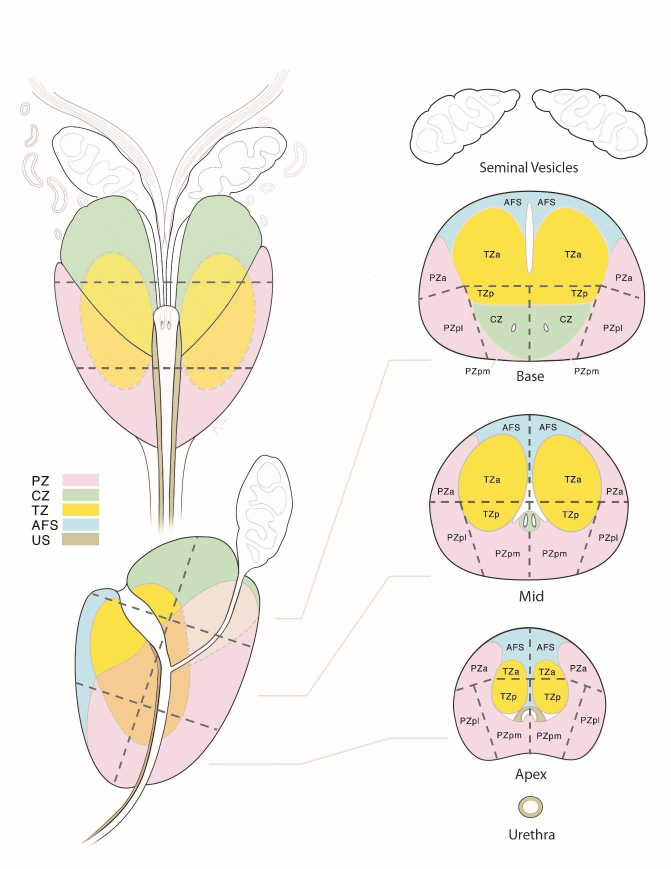
#> input picture Other/reference/pirads_v2.1_sector_map.png, 1342 x 1737 px (shown at 1/2 size)
$ python prepare_longitudinal_regions.py
#> lines starting #> are read from the running program, lines starting #| are printed output that depends on the picture; after the words box and inside, x2 and y2 are one past the last pixel; in counts of white or black regions, pixels touching at a corner belong together
#!/usr/bin/env python3
"""Derive the 12 coronal and sagittal level regions from the printed reference.

Coronal: base, mid and apex bands split by the two printed dashed lines, times
image left and right of the symmetry axis. Sagittal: the same three levels split
by the two slanted dashed lines, times anterior and posterior of the long dashed
line. The organ outline comes from the coloured zones of the sector map.

Writes longitudinal_regions.json and longitudinal_regions_preview.png. Run once;
the output is checked in. Regions are for Gemini and code only, not the doctor UI.
"""

import hashlib
import json
from pathlib import Path

import cv2 as cv
import numpy as np

HERE = Path(__file__).resolve().parent
MAP = HERE / "pirads_v2.1_sector_map.png"
JSON_OUT = HERE / "longitudinal_regions.json"
PREVIEW_OUT = HERE / "longitudinal_regions_preview.png"

CORONAL_BOUNDS = (0, 140, 650, 950)
SAGITTAL_BOUNDS = (70, 890, 650, 820)
CORONAL_AXIS_X = 327
# Approximate dashed-line endpoints read off a 50 px grid, in crop pixels.
# Only used to select dash pixels; the line itself is fitted.
SAGITTAL_LINES = {
    "anterior_posterior": [(325, 185), (160, 670)],
    "base_mid": [(115, 297), (430, 402)],
    "mid_apex": [(80, 475), (365, 570)],
}


def organ_mask(image, bounds, convex=False):
    """Coloured zone pixels, closed, hole-filled, minus thin urethra tails.

    The coronal gland is two lobes split by the white urethra, so it takes the
    convex hull of both lobes. The sagittal gland is concave at the top, so it
    keeps the outline.
    """
    x, y, w, h = bounds
    hsv = cv.cvtColor(image[y:y + h, x:x + w], cv.COLOR_BGR2HSV)
    colour = (hsv[:, :, 1] > 25).astype(np.uint8)
    colour = cv.morphologyEx(colour, cv.MORPH_CLOSE, cv.getStructuringElement(cv.MORPH_ELLIPSE, (15, 15)))
    # Opening removes the urethra stripe that runs out of the gland; the gland stays.
    colour = cv.morphologyEx(colour, cv.MORPH_OPEN, cv.getStructuringElement(cv.MORPH_ELLIPSE, (41, 41)))
    count, labels, stats, _ = cv.connectedComponentsWithStats(colour)
    areas = stats[1:, cv.CC_STAT_AREA]
    organ = np.isin(labels, 1 + np.nonzero(areas > .2 * areas.max())[0]).astype(np.uint8)
    contours, _ = cv.findContours(organ, cv.RETR_EXTERNAL, cv.CHAIN_APPROX_NONE)
    if convex:
        contours = [cv.convexHull(np.concatenate(contours))]
    filled = np.zeros_like(organ)
    cv.drawContours(filled, contours, -1, 1, cv.FILLED)
    return filled.astype(bool)


def coronal_cuts(image, bounds):
    """Rows of the two horizontal dashed lines, in crop pixels."""
    x, y, w, h = bounds
    gray = cv.cvtColor(image[y:y + h, x:x + w], cv.COLOR_BGR2GRAY)
    dark_per_row = ((gray > 70) & (gray < 135)).sum(axis=1)
    rows = np.argsort(dark_per_row)[::-1]
    picked = []
    for row in rows:
        if all(abs(row - p) > 20 for p in picked):
            picked.append(int(row))
        if len(picked) == 2:
            break
    return sorted(picked)


def fit_sagittal_lines(image, bounds):
    x, y, w, h = bounds
    hsv = cv.cvtColor(image[y:y + h, x:x + w], cv.COLOR_BGR2HSV)
    gray = cv.cvtColor(image[y:y + h, x:x + w], cv.COLOR_BGR2GRAY)
    dash = (gray > 70) & (gray < 135) & (hsv[:, :, 1] < 25)
    ys, xs = np.nonzero(dash)
    points = np.c_[xs, ys].astype(np.float32)
    lines = {}
    for name, (a, b) in SAGITTAL_LINES.items():
        a, b = np.float32(a), np.float32(b)
        direction = (b - a) / np.linalg.norm(b - a)
        normal = np.float32([-direction[1], direction[0]])
        along = (points - a) @ direction
        selected = points[(np.abs((points - a) @ normal) < 10) & (along > -20) & (along < np.linalg.norm(b - a) + 20)]
        vx, vy, cx, cy = cv.fitLine(selected, cv.DIST_HUBER, 0, .01, .01).ravel()
        lines[name] = {"point": [float(cx), float(cy)], "direction": [float(vx), float(vy)], "dash_pixels": int(len(selected))}
    return lines


def side_of(line, shape):
    """Signed distance of every crop pixel from a fitted line."""
    h, w = shape
    yy, xx = np.mgrid[0:h, 0:w].astype(np.float32)
    (cx, cy), (vx, vy) = line["point"], line["direction"]
    return (xx - cx) * vy - (yy - cy) * vx


def polygon(mask, offset):
    contours, _ = cv.findContours(mask.astype(np.uint8), cv.RETR_EXTERNAL, cv.CHAIN_APPROX_SIMPLE)
    contour = max(contours, key=cv.contourArea)
    contour = cv.approxPolyDP(contour, 1.0, True)
    return (contour[:, 0] + offset).astype(int).tolist()


def main():
    image = cv.imread(str(MAP))
#> image is the input picture: shape (1737, 1342, 3); mean B, G, R 228.3, 241.2, 245.9
    regions = []

    x, y, w, h = CORONAL_BOUNDS
    organ = organ_mask(image, CORONAL_BOUNDS, convex=True)
#> in organ_mask, `hsv = cv.cvtColor(image[y:y + h, x:x + w], cv.COLOR_BGR2HSV)`: hsv: shape (950, 650, 3); mean H, S, V 33.6, 21.8, 245
#> in organ_mask, `colour = (hsv[:, :, 1] > 25).astype(np.uint8)`:
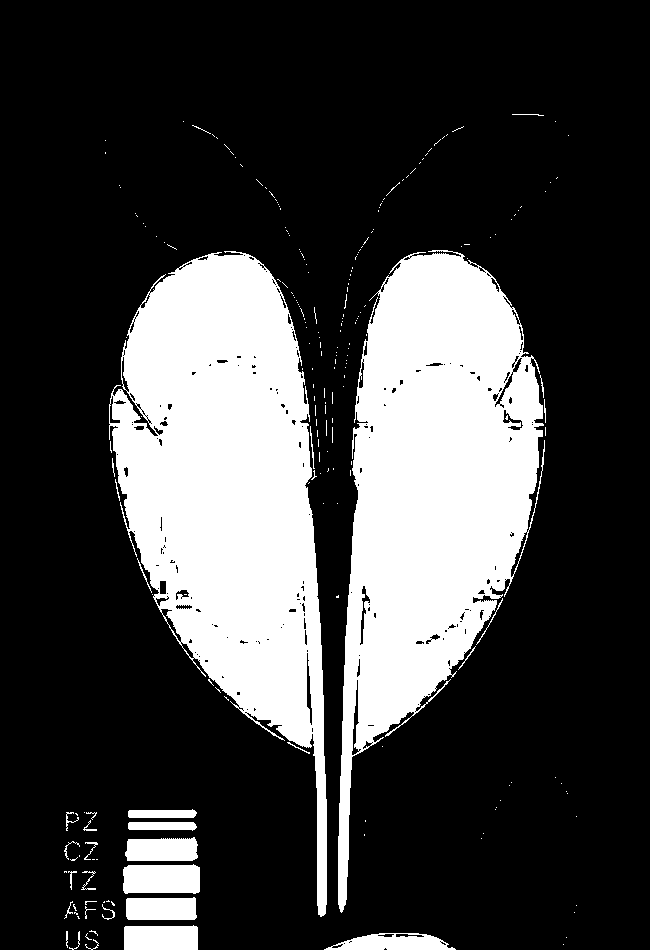
#> colour: shape (950, 650); values 0 (black) and 1 (white), 25.4% white; 231 white regions (198 under 20 px), largest, box (x1, y1, x2, y2) and area: (109, 251, 327, 917) 74944, (338, 250, 545, 913) 70887, (123, 864, 200, 894) 2136
#> in organ_mask, `colour = cv.morphologyEx(colour, cv.MORPH_CLOSE, cv.getStructuringElem..`: colour: shape (950, 650); values 0 (black) and 1 (white), 28.1% white; 109 white regions (101 under 20 px), largest, box (x1, y1, x2, y2) and area: (109, 244, 546, 917) 157934, (64, 809, 200, 950) 12720, (324, 933, 456, 950) 1635
#> in organ_mask, `colour = cv.morphologyEx(colour, cv.MORPH_OPEN, cv.getStructuringEleme..`: colour: shape (950, 650); values 0 (black) and 1 (white), 26.1% white; 3 white regions, box (x1, y1, x2, y2) and area: (109, 251, 333, 749) 78567, (342, 250, 546, 748) 73045, (122, 810, 200, 950) 9756
#> in organ_mask, `count, labels, stats, _ = cv.connectedComponentsWithStats(colour)`:
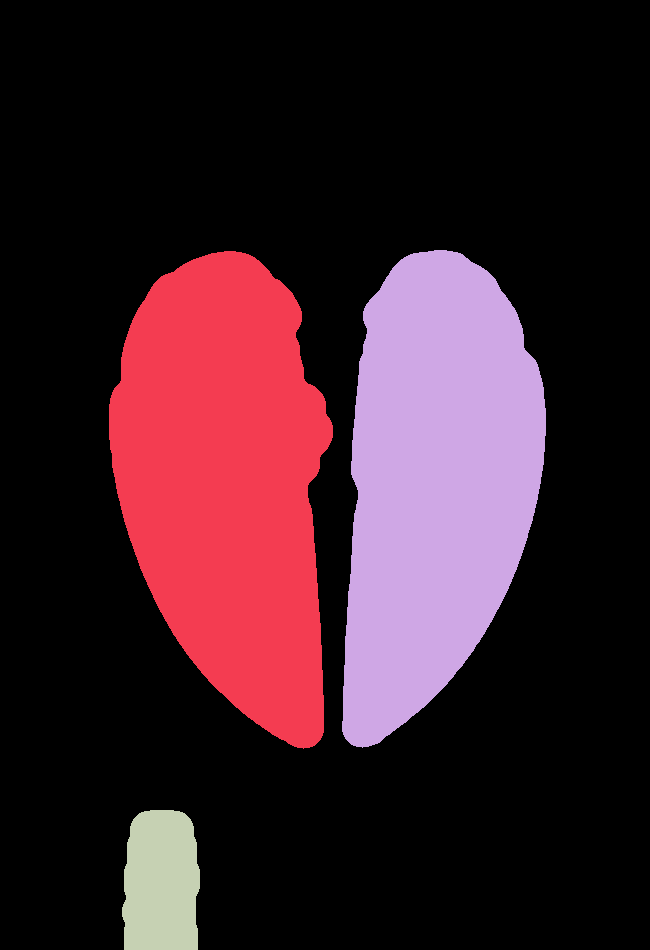
#> labels: shape (950, 650) int32; 4 distinct labels, from 0 to 3; one colour per label, 0 black
#> in organ_mask, `count, labels, stats, _ = cv.connectedComponentsWithStats(colour)`: count = 4; stats = [[0, 0, 650, 950, 456132], [109, 251, 224, 498, 78567], [342, 250, 204, 498, 73045], [122, 810, 78, 140, 9756]]
#> in organ_mask, `areas = stats[1:, cv.CC_STAT_AREA]`: areas = [78567, 73045, 9756]
#> in organ_mask, `organ = np.isin(labels, 1 + np.nonzero(areas > .2 * areas.max())[0]).a..`: organ: shape (950, 650); values 0 (black) and 1 (white), 24.6% white; 2 white regions
#> in organ_mask, `contours, _ = cv.findContours(organ, cv.RETR_EXTERNAL, cv.CHAIN_APPROX..`: contours = 2 contours; box (x1, y1, x2, y2) and area: (109, 251, 333, 749) 78016, (342, 250, 546, 748) 72504
#> in organ_mask, `contours = [cv.convexHull(np.concatenate(contours))]`: contours = 1 contour; box (x1, y1, x2, y2) and area: (109, 250, 546, 749) 173516
#> in organ_mask, `cv.drawContours(filled, contours, -1, 1, cv.FILLED)`: filled: shape (950, 650); values 0 (black) and 1 (white), 28.2% white; 1 white region, box (x1, y1, x2, y2) and area: (109, 250, 546, 749) 174206
    upper, lower = coronal_cuts(image, CORONAL_BOUNDS)
#> in coronal_cuts, `gray = cv.cvtColor(image[y:y + h, x:x + w], cv.COLOR_BGR2GRAY)`:
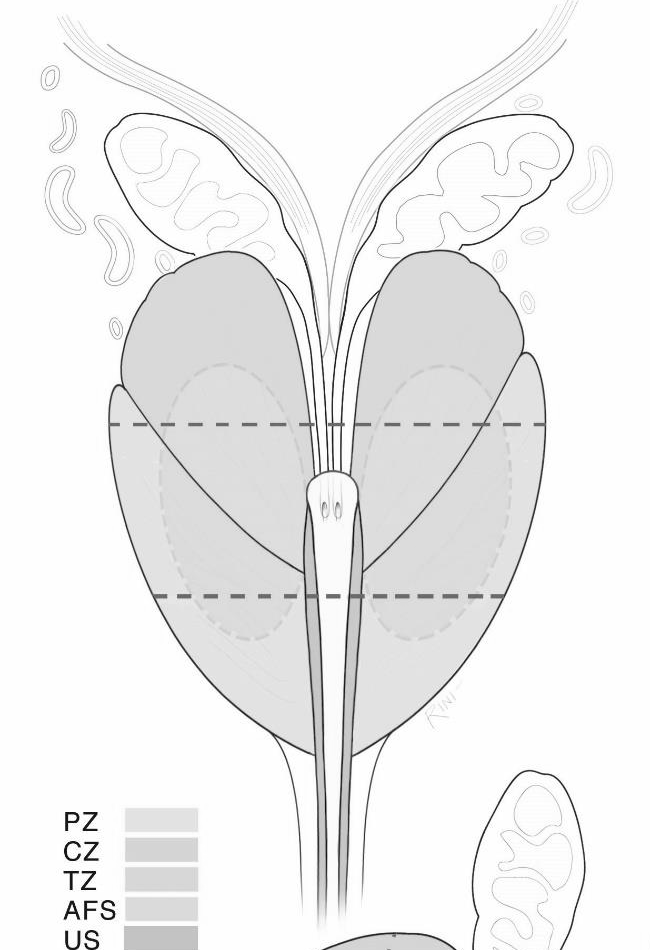
#> gray: shape (950, 650); min 0, max 255, mean 239.3
#> in coronal_cuts, `dark_per_row = ((gray > 70) & (gray < 135)).sum(axis=1)`: dark_per_row = 950 values, max 239 at index 424, min 0 at index 0, mean 7.21
#> in coronal_cuts, `rows = np.argsort(dark_per_row)[::-1]`: rows = 950 values, max 949 at index 45, min 0 at index 908, mean 474.5
#> the loop in coronal_cuts, `for row in rows:` made 4 passes
#> row on passes 1 to 4: 424, 423, 425, 595
#> after the loop in coronal_cuts, `for row in rows:`: picked = [424, 595]
#> upper = 424; lower = 595
    rows = np.arange(h)[:, None]
    cols = np.arange(w)[None, :]
    bands = {"base": rows < upper, "mid": (rows >= upper) & (rows < lower), "apex": rows >= lower}
    sides = {"left": cols < CORONAL_AXIS_X, "right": cols >= CORONAL_AXIS_X}
    for level, band in bands.items():
        for side, half in sides.items():
            regions.append({"key": f"coronal_{level}_{side}", "view": "coronal", "zone": "prostate", "level": level,
                            "image_side": side, "reference_coordinates_px": polygon(organ & band & half, [x, y])})
#> this loop made 3 passes
#> after the loop, regions = 6 items
    coronal = {"dashed_line_rows_ref": [upper + y, lower + y], "axis_x_ref": CORONAL_AXIS_X + x}
#> coronal = {'dashed_line_rows_ref': [564, 735], 'axis_x_ref': 327}

    x, y, w, h = SAGITTAL_BOUNDS
    organ = organ_mask(image, SAGITTAL_BOUNDS)
#> call 2 of organ_mask, with bounds = (70, 890, 650, 820), convex = False
#> in organ_mask (call 2), `hsv = cv.cvtColor(image[y:y + h, x:x + w], cv.COLOR_BGR2HSV)`: hsv: shape (820, 650, 3); mean H, S, V 36.2, 19.3, 246.1
#> in organ_mask (call 2), `colour = (hsv[:, :, 1] > 25).astype(np.uint8)`: colour: shape (820, 650); values 0 (black) and 1 (white), 24.8% white; 101 white regions (81 under 20 px), largest, box (x1, y1, x2, y2) and area: (184, 183, 450, 680) 70742, (80, 287, 254, 794) 49222, (53, 114, 130, 144) 2136
#> in organ_mask (call 2), `colour = cv.morphologyEx(colour, cv.MORPH_CLOSE, cv.getStructuringElem..`: colour: shape (820, 650); values 0 (black) and 1 (white), 27.8% white; 30 white regions (26 under 20 px), largest, box (x1, y1, x2, y2) and area: (80, 183, 450, 794) 130543, (0, 59, 130, 201) 12448, (232, 0, 294, 167) 4857, (0, 180, 29, 200) 354
#> in organ_mask (call 2), `colour = cv.morphologyEx(colour, cv.MORPH_OPEN, cv.getStructuringEleme..`: colour: shape (820, 650); values 0 (black) and 1 (white), 26% white; 2 white regions, box (x1, y1, x2, y2) and area: (80, 183, 450, 693) 128850, (52, 60, 130, 201) 9589
#> in organ_mask (call 2), `count, labels, stats, _ = cv.connectedComponentsWithStats(colour)`:
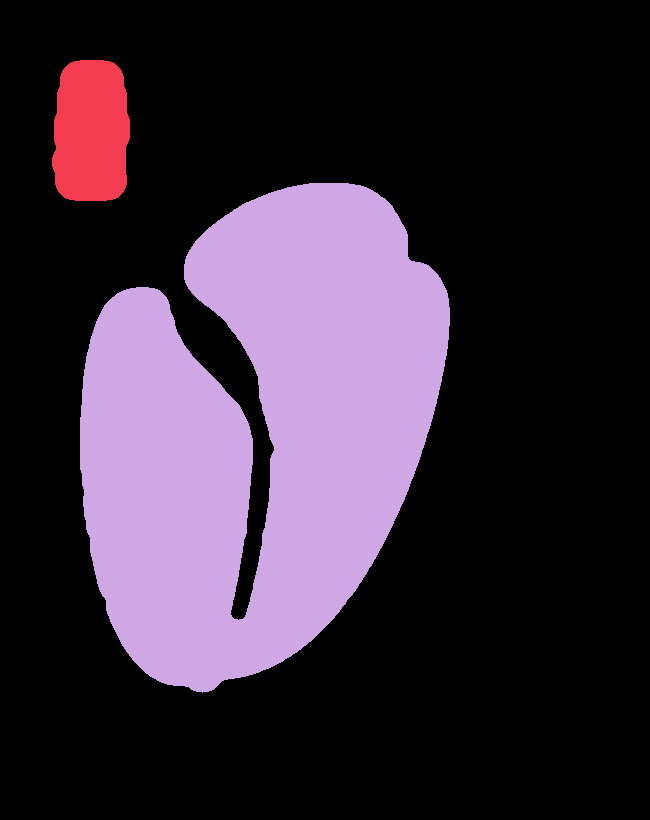
#> labels: shape (820, 650) int32; 3 distinct labels, from 0 to 2; one colour per label, 0 black
#> in organ_mask (call 2), `count, labels, stats, _ = cv.connectedComponentsWithStats(colour)`: count = 3; stats = [[0, 0, 650, 820, 394561], [52, 60, 78, 141, 9589], [80, 183, 370, 510, 128850]]
#> in organ_mask (call 2), `areas = stats[1:, cv.CC_STAT_AREA]`: areas = [9589, 128850]
#> in organ_mask (call 2), `organ = np.isin(labels, 1 + np.nonzero(areas > .2 * areas.max())[0]).a..`: organ: shape (820, 650); values 0 (black) and 1 (white), 24.2% white; 1 white region
#> in organ_mask (call 2), `contours, _ = cv.findContours(organ, cv.RETR_EXTERNAL, cv.CHAIN_APPROX..`: contours = 1 contour; box (x1, y1, x2, y2) and area: (80, 183, 450, 693) 127873
    lines = fit_sagittal_lines(image, SAGITTAL_BOUNDS)
#> in fit_sagittal_lines, `dash = (gray > 70) & (gray < 135) & (hsv[:, :, 1] < 25)`: dash: shape (820, 650) bool; 0.32% white in thin lines or dots, all inside (x1, y1, x2, y2) = (0, 0, 516, 792)
#> in fit_sagittal_lines, `ys, xs = np.nonzero(dash)`: ys = 1707 values from 0 to 791; xs = 1707 values, max 515 at index 437, min 0 at index 307, mean 256.5
#> in fit_sagittal_lines, `points = np.c_[xs, ys].astype(np.float32)`: points = 1707 pairs, first value 0 to 515, second value 0 to 791
#> the loop in fit_sagittal_lines, `for name, (a, b) in SAGITTAL_LINES.items():` made 3 passes
#> (vx, vy, cx, cy) on passes 1 to 3: (0.323, -0.946, 257, 382.4), (0.95, 0.313, 205.2, 327.5), (0.949, 0.314, 186.7, 510)
#> after the loop in fit_sagittal_lines, `for name, (a, b) in SAGITTAL_LINES.items():`: lines = 3 items
#> lines = 3 items
    # Sign conventions checked on the preview: base is above base_mid, apex below mid_apex,
    # anterior (towards the printed AFS, viewer-left) is left of the long line.
    above_base_mid = side_of(lines["base_mid"], (h, w))
#> in side_of, `(cx, cy), (vx, vy) = line["point"], line["direction"]`: cx = 205.2; cy = 327.5; vx = 0.95; vy = 0.313
#> in side_of, `return (xx - cx) * vy - (yy - cy) * vx`:
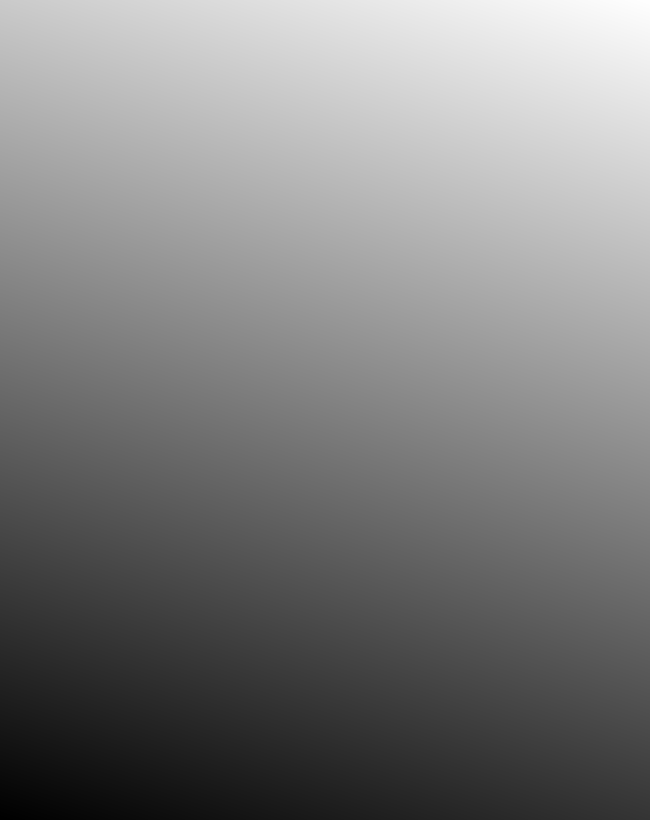
#> returned value: shape (820, 650) float32; min -531.1, max 450.1, mean -40.5; drawn with min black and max white
    above_mid_apex = side_of(lines["mid_apex"], (h, w))
    left_of_ap = side_of(lines["anterior_posterior"], (h, w))
#> call 3 of side_of, with shape = (820, 650)
#> in side_of (call 3), `(cx, cy), (vx, vy) = line["point"], line["direction"]`: cx = 257; cy = 382.4; vx = 0.323; vy = -0.946
#> in side_of (call 3), `return (xx - cx) * vy - (yy - cy) * vx`:
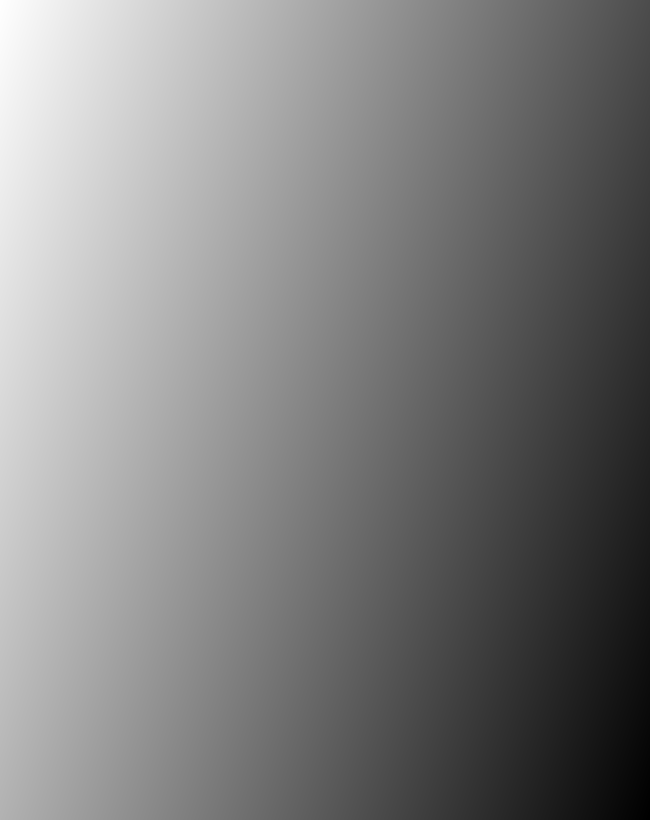
#> returned value: shape (820, 650) float32; min -512.1, max 366.9, mean -72.6; drawn with min black and max white
    base_sign = np.sign(above_base_mid[0, w // 2])
#> base_sign = 1
    apex_sign = -np.sign(above_mid_apex[0, w // 2])
#> apex_sign = -1
    anterior_sign = np.sign(left_of_ap[h // 2, 0])
#> anterior_sign = 1
    bands = {"base": np.sign(above_base_mid) == base_sign,
             "mid": (np.sign(above_base_mid) != base_sign) & (np.sign(above_mid_apex) != apex_sign),
             "apex": np.sign(above_mid_apex) == apex_sign}
    halves = {"anterior": np.sign(left_of_ap) == anterior_sign, "posterior": np.sign(left_of_ap) != anterior_sign}
    for level, band in bands.items():
        for zone, half in halves.items():
            regions.append({"key": f"sagittal_{level}_{zone}", "view": "sagittal", "zone": zone, "level": level,
                            "image_side": "none", "reference_coordinates_px": polygon(organ & band & half, [x, y])})
#> after the loop, regions = 12 items
    sagittal = {"lines_ref": {name: {"point": [line["point"][0] + x, line["point"][1] + y], "direction": line["direction"],
                                     "dash_pixels": line["dash_pixels"]} for name, line in lines.items()}}

    JSON_OUT.write_text(json.dumps({
        "source": {"path": MAP.name, "sha256": hashlib.sha256(MAP.read_bytes()).hexdigest(),
                   "script": Path(__file__).name},
        "coordinates": "reference pixels; origin top-left; x right; y down",
        "use": "Gemini map and code only. Not shown in the doctor UI. No REDCap codes.",
        "coronal": coronal, "sagittal": sagittal, "regions": regions}, indent=1) + "\n")

    preview = image.copy()
    colours = {"base": (0, 140, 255), "mid": (0, 170, 0), "apex": (200, 0, 160)}
    for region in regions:
        points = np.array(region["reference_coordinates_px"], np.int32)
        tint = preview.copy()
        cv.fillPoly(tint, [points], colours[region["level"]])
        alpha = .35 if region["image_side"] == "left" or region["zone"] == "anterior" else .2
        preview = cv.addWeighted(tint, alpha, preview, 1 - alpha, 0)
        cv.polylines(preview, [points], True, (0, 0, 0), 2)
        cx, cy = points.mean(axis=0).astype(int)
        label = f"{region['level']} {region['image_side'] if region['view'] == 'coronal' else region['zone']}"
        cv.putText(preview, label, (cx - 40, cy), cv.FONT_HERSHEY_SIMPLEX, .55, (0, 0, 0), 2, cv.LINE_AA)
#> this loop made 12 passes
#> (alpha, cx, cy, label) on passes 1 to 12: (0.35, 180, 462, 'base left'), (0.2, 475, 467, 'base right'), (0.35, 174, 644, 'mid left'), (0.2, 479, 651, 'mid right'), (0.35, 241, 817, 'apex left'), (0.2, 415, 816, 'apex right'), (0.35, 301, 1151, 'base anterior'), (0.2, 469, 1153, 'base posterior'), (0.35, 209, 1271, 'mid anterior'), (0.2, 374, 1344, 'mid posterior'), (0.35, 179, 1458, 'apex anterior'), (0.2, 316, 1503, 'apex posterior')
    cv.imwrite(str(PREVIEW_OUT), preview[100:1737, 0:760])
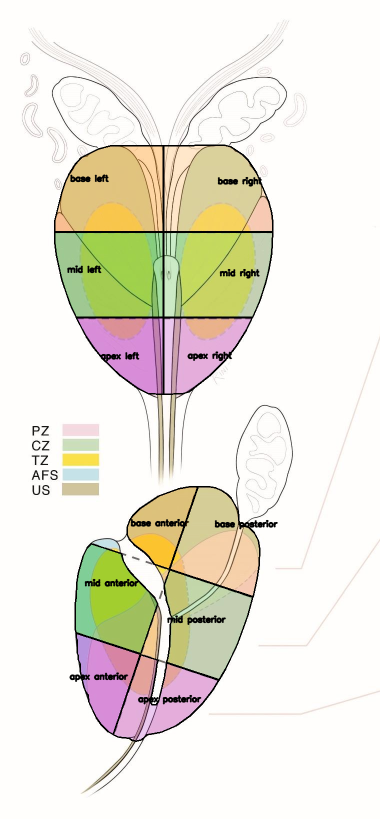
#> saved as longitudinal_regions_preview.png: shape (1637, 760, 3) (shown at 1/2 size); mean B, G, R 219.3, 231.9, 235.5
    print(f"{len(regions)} regions; coronal cuts at {coronal['dashed_line_rows_ref']}")
#| 12 regions; coronal cuts at [564, 735]


if __name__ == "__main__":
    main()
